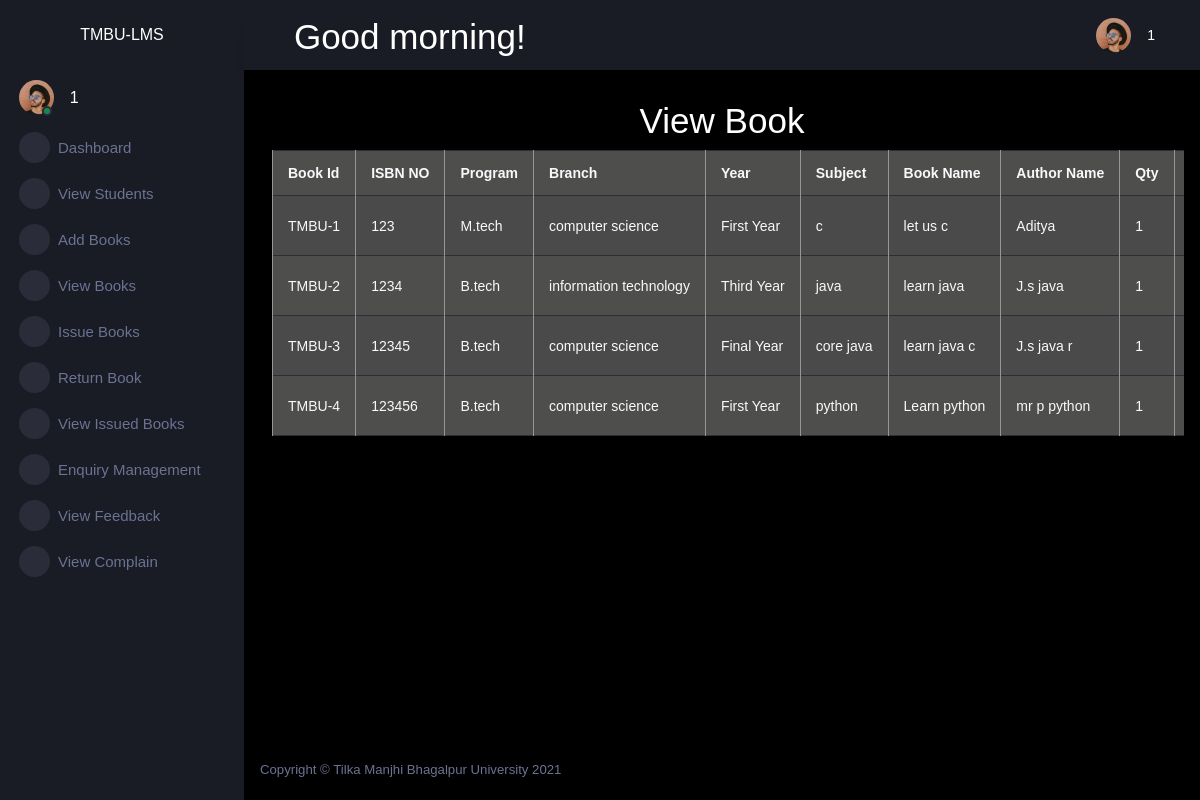
The app's page /adminapp/viewbook/ (signed in) with its own data.
### adminapp/models.py (models this page shows)
class BookStore(models.Model):
    bookid=models.CharField(max_length=15,primary_key=True)
    isbnno=models.CharField(max_length=15)
    program=models.CharField(max_length=100)
    branch=models.CharField(max_length=100)
    year=models.CharField(max_length=100)
    subject=models.CharField(max_length=100)
    bookname=models.CharField(max_length=100)
    authorname=models.CharField(max_length=100)
    qty=models.IntegerField()

### adminapp/views.py (the view)
# urls.py: path('viewbook/',views.viewbook,name='viewbook'),
@cache_control(no_cache=True,must_revalidate=True,no_store=True)
def viewbook(request):
    try:
        if request.session['adminid']!=None:
            adminid=request.session['adminid']
            book=BookStore.objects.all()
            return render(request,"viewbook.html",locals())
    except KeyError:
       return redirect('lmsapp:login')

### adminapp/templates/viewbook.html (shortened to what this page needs)
{% extends "adminparent.html" %}
{% block body %}
    <div class="row">
        <h1 style="text-align:center;">View Book</h1>
        <div class="col-sm-12" style="overflow-x: scroll;">
            <table class="table table-bordered text-light">
                <tr>
                    <th>Book Id</th>
                    <th>ISBN NO</th>
                    <th>Program</th>
                    <th>Branch</th>
                    <th>Year</th>
                    <th>Subject</th>
                    <th>Book Name</th>
                    <th>Author Name</th>
                    <th>Qty</th>
                    <th>Delete</th>
                </tr>
                {% for b in book %}
                <tr>
                    <td>{{b.bookid}}</td>
                    <td>{{b.isbnno}}</td>
                    <td>{{b.program}}</td>
                    <td>{{b.branch}}</td>
                    <td>{{b.year}}</td>
                    <td>{{b.subject}}</td>
                    <td>{{b.bookname}}</td>
                    <td>{{b.authorname}}</td>
                    <td>{{b.qty}}</td>
                    <td>
                    </td>
                </tr>
                {% endfor %}
            </table>
        </div>
    </div>
{% endblock body %}

### adminapp/templates/viewbook.html (style rules this page uses)
table { font-family: arial, sans-serif; border-collapse: collapse; width: 100%; background-color: rgb(78, 78, 77); }
td, th { border: 1px solid #959797; text-align: left; padding: 8px; }
tr:nth-child(even) { background-color: #4b4a4a; }

### records on screen
BookStore: bookid "TMBU-1", isbnno "123", program "M.tech", branch "computer science", year "First Year", subject "c", bookname "let us c", authorname "Aditya", qty "1"
BookStore: bookid "TMBU-2", isbnno "1234", program "B.tech", branch "information technology", year "Third Year", subject "java", bookname "learn java", authorname "J.s java", qty "1"
BookStore: bookid "TMBU-3", isbnno "12345", program "B.tech", branch "computer science", year "Final Year", subject "core java", bookname "learn java c", authorname "J.s java r", qty "1"
BookStore: bookid "TMBU-4", isbnno "123456", program "B.tech", branch "computer science", year "First Year", subject "python", bookname "Learn python", authorname "mr p python", qty "1"

### other values on screen
{{ adminid }} "1"
